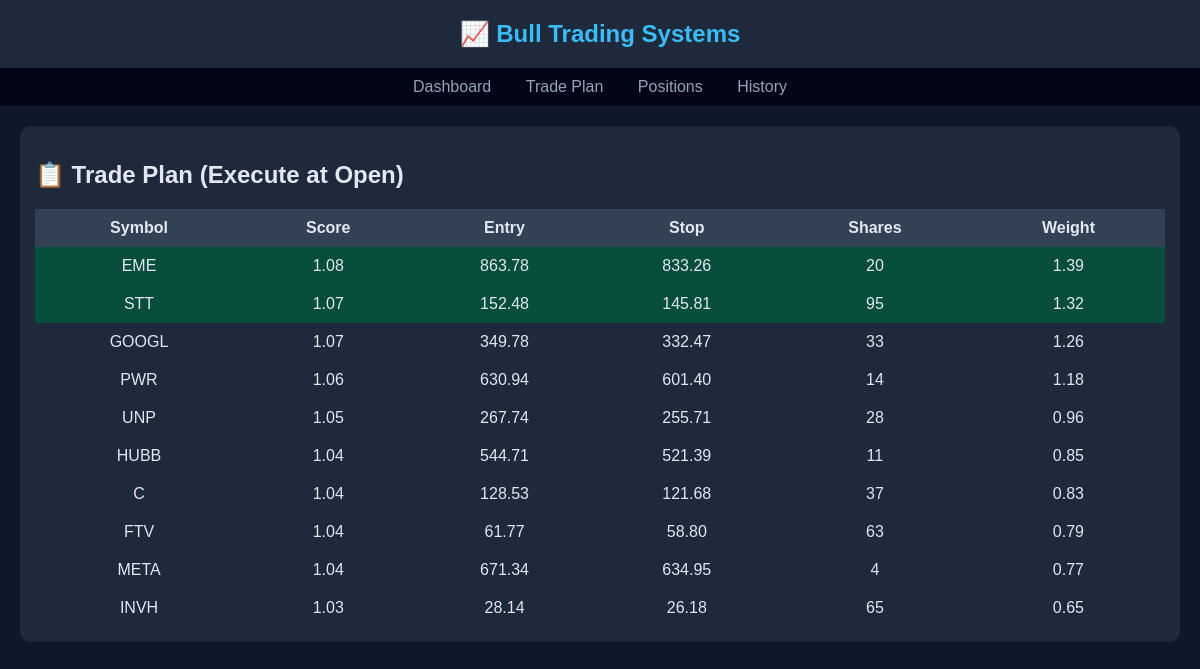
The page /trade_plan on the database as committed earlier.
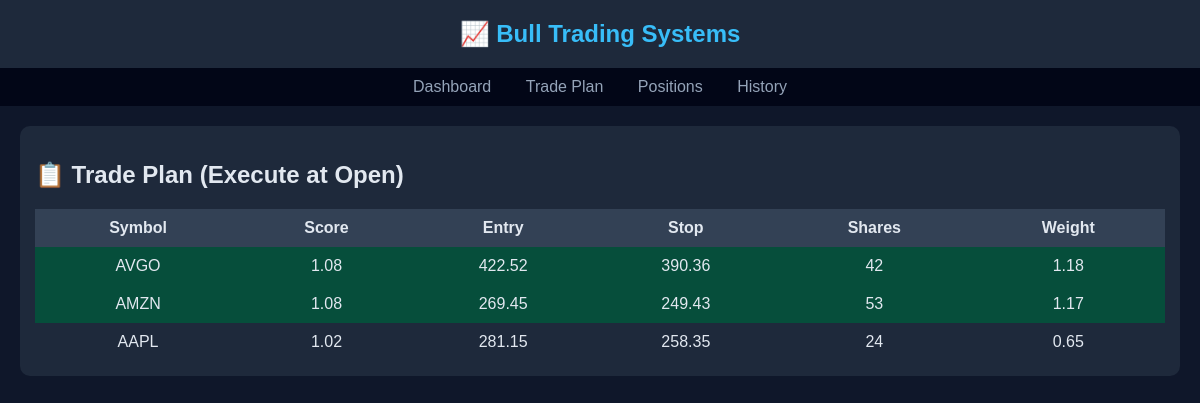
The same page on the database as committed later.
### tables this page shows
CREATE TABLE scan_results (
    id INTEGER PRIMARY KEY AUTOINCREMENT,
    symbol TEXT,
    score REAL,
    entry_price REAL,
    stop_price REAL,
    target_price REAL,
    strong INTEGER,
    scan_time TEXT
, shares INTEGER, weight REAL);

### webapp.py (the view)
@app.route("/trade_plan")
def trade_plan():
    return render_template("trade_plan.html", trades=get_scan_results())

### webapp.py (called while the page is built)
def get_scan_results():
    conn = sqlite3.connect(DB_PATH)
    c = conn.cursor()
    c.execute("""
        SELECT symbol, score, entry_price, stop_price, target_price, strong, shares, weight
        FROM scan_results
        ORDER BY score DESC
    """)
    rows = c.fetchall()
    conn.close()
    return [
        {
            "symbol": r[0],
            "score": float(r[1]),
            "entry": float(r[2]),
            "stop": float(r[3]),
            "target": float(r[4]),
            "strong": bool(r[5]),
            "shares": int(r[6]) if r[6] else 0,
            "weight": float(r[7]) if r[7] else 1.0
        }
        for r in rows
    ]

### templates/trade_plan.html
{% extends "base.html" %}
{% block content %}
<div class="card">
    <h2>📋 Trade Plan (Execute at Open)</h2>
    <table>
        <tr>
            <th>Symbol</th>
            <th>Score</th>
            <th>Entry</th>
            <th>Stop</th>
            <th>Shares</th>
            <th>Weight</th>
        </tr>
        {% for t in trades %}
        <tr style="
            {% if loop.index <= 2 %}
                background-color:#064e3b;
            {% elif t.weight > 1.3 %}
                background-color:#033a2c;
            {% endif %}
        ">
            <td>{{ t.symbol }}</td>
            <td>{{ "%.2f"|format(t.score) }}</td>
            <td>{{ "%.2f"|format(t.entry) }}</td>
            <td>{{ "%.2f"|format(t.stop) }}</td>
            <td>{{ t.shares }}</td>
            <td>{{ "%.2f"|format(t.weight) }}</td>
        </tr>
        {% endfor %}
    </table>
</div>
{% endblock %}

Rows that differ between the two databases and show on the page:
removed scan_results: symbol "EME", score "1.08", entry "863.78", stop "833.26", shares "20", weight "1.39"
removed scan_results: symbol "STT", score "1.07", entry "152.48", stop "145.81", shares "95", weight "1.32"
removed scan_results: symbol "GOOGL", score "1.07", entry "349.78", stop "332.47", shares "33", weight "1.26"
removed scan_results: symbol "PWR", score "1.06", entry "630.94", stop "601.40", shares "14", weight "1.18"
removed scan_results: symbol "UNP", score "1.05", entry "267.74", stop "255.71", shares "28", weight "0.96"
removed scan_results: symbol "HUBB", score "1.04", entry "544.71", stop "521.39", shares "11", weight "0.85"
removed scan_results: symbol "C", score "1.04", entry "128.53", stop "121.68", shares "37", weight "0.83"
removed scan_results: symbol "FTV", score "1.04", entry "61.77", stop "58.80", shares "63", weight "0.79"
removed scan_results: symbol "META", score "1.04", entry "671.34", stop "634.95", shares "4", weight "0.77"
removed scan_results: symbol "INVH", score "1.03", entry "28.14", stop "26.18", shares "65", weight "0.65"
added scan_results: symbol "AVGO", score "1.08", entry "422.52", stop "390.36", shares "42", weight "1.18"
added scan_results: symbol "AMZN", score "1.08", entry "269.45", stop "249.43", shares "53", weight "1.17"
added scan_results: symbol "AAPL", score "1.02", entry "281.15", stop "258.35", shares "24", weight "0.65"
